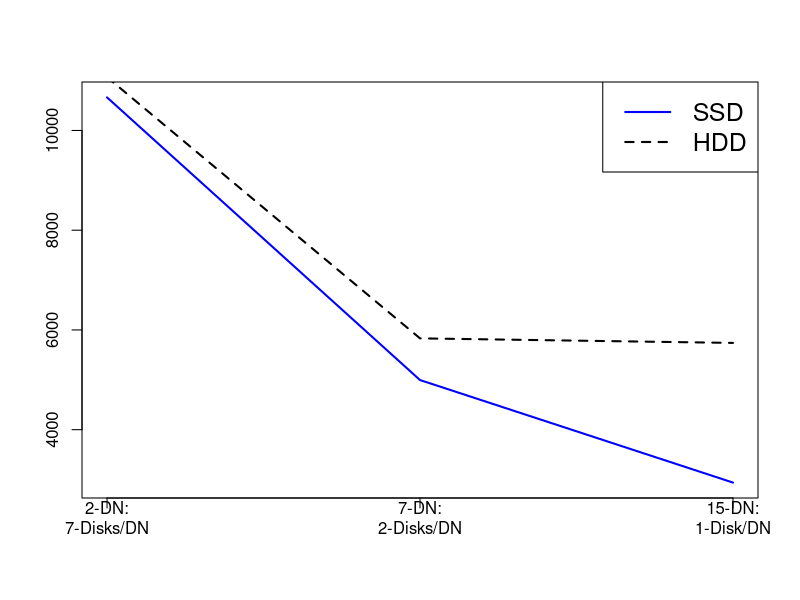

Recreate this plot in R.
##Where the file is saved
pdf("/home/hadoop/rough/MyGITProjects/PGA_EvaluationArchitecturePaper/Evaluation-architectures-for-big-data/LsuSamsungPaper/Figure/PerormanceData/Plots/SSDHDDDiffNode.pdf")

#Read data from CSV
data <- read.csv(file="SSDHDDDiffNode.csv",head=TRUE,sep=",")

x <- 1:length(data$SSD)

lt <- c(1,2)

plot(x, data$SSD, type='l', col='blue', lwd=2, lty=lt[1], ann=FALSE, xaxt='n', xlab="Total number of DataNode : Number of Disks used per DataNode", ylab="Execution Time (s)", cex.lab=1.2)
lines(x, data$HDD, col='black', lwd=2, lty=lt[2])

#title(xlab="Total number of DataNode : Number of Disks used per DataNode", cex.lab=1.2)
#title(ylab="Execution Time (s)", cex.lab=1.2)
#title(main="IOPS Over Time")
axis(1,at=c(1,2,3), labels=c("2-DN:\n7-Disks/DN", "7-DN:\n2-Disks/DN", "15-DN:\n1-Disk/DN"))

legend("topright", c("SSD", "HDD"), col=c("blue","black"), lwd=c(2,2), lty=lt, cex=1.5)

#print(data$V5)
dev.off()
